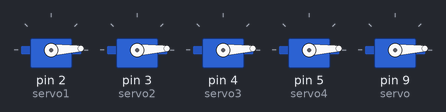
A sketch run on a simulated Arduino Uno, built with avr-gcc and run on an emulated ATmega328P. On the bench: 5 × servo.

Above: at 0.05 s.
At 0.75 s:
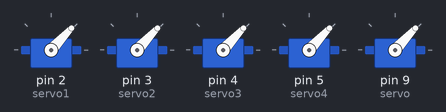
At 1.5 s:
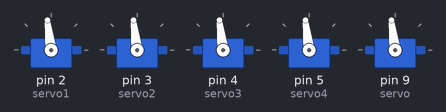
At 2.95 s:
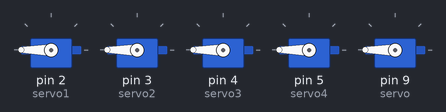
At 4.4 s:
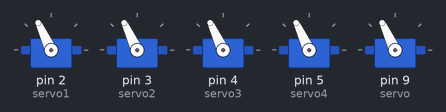
At 5.85 s:
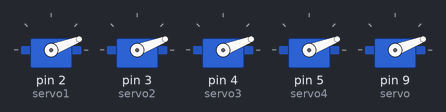
Timing chart, 0 to 8.0 s (numbered marks = the images above):
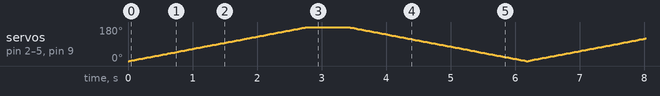

The sketch:

Sweep.ino
```cpp
#include <Servo.h>
Servo servo1, servo2, servo3, servo4;
Servo servo;
int pos = 0;
void setup()
{
  servo1.attach(2);
  servo2.attach(3);
  servo3.attach(4);
  servo4.attach(5);
  servo.attach(9);
}
void loop()
{
  for(pos = 0; pos <= 200; pos += 1)
  {
    servo1.write(pos);
    servo2.write(pos);
    servo3.write(pos);
    servo4.write(pos);
    servo.write(pos);
    //servo5.write(pos);
    delay(15);
  }
  for(pos = 200; pos>=0; pos-=1)
  {
    servo1.write(pos);
    servo2.write(pos);
    servo3.write(pos);
    servo4.write(pos);
    servo.write(pos);
    delay(15);
  }
}
```
